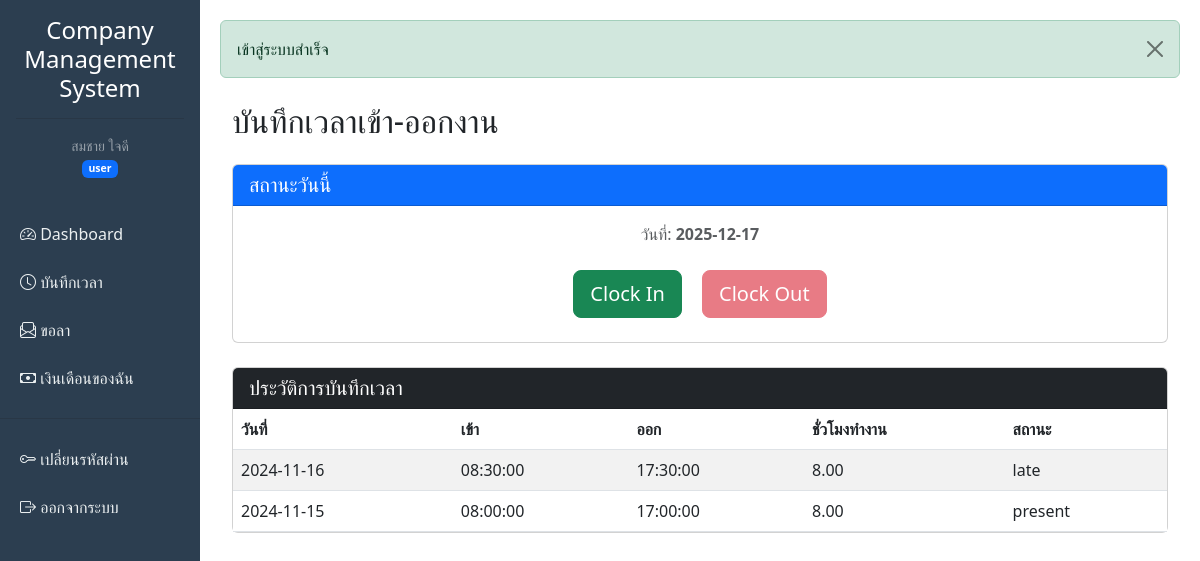
The app's page /employee/attendance.php (signed in) with its own data.
### tables this page shows
CREATE TABLE attendance (
    id INT AUTO_INCREMENT PRIMARY KEY,
    employee_id INT NOT NULL,
    date DATE NOT NULL,
    clock_in TIME NULL,
    clock_out TIME NULL,
    work_hours DECIMAL(4,2) DEFAULT 0.00,
    status ENUM('present', 'absent', 'late', 'half_day') DEFAULT 'present',
    notes TEXT,
    created_at TIMESTAMP DEFAULT CURRENT_TIMESTAMP,
    updated_at TIMESTAMP DEFAULT CURRENT_TIMESTAMP ON UPDATE CURRENT_TIMESTAMP,
    FOREIGN KEY (employee_id) REFERENCES employees(id) ON DELETE CASCADE,
    UNIQUE KEY unique_attendance (employee_id, date),
    INDEX idx_date (date),
    INDEX idx_employee_date (employee_id, date)
);

### config.php (called while the page is built, shortened)
<?php
function h($string) {
    return htmlspecialchars($string, ENT_QUOTES, 'UTF-8');
}
?>

### employee/attendance.php (the view, shortened to what this page needs)
<?php
require_once '../config.php';
$pdo = getDB();
$employeeId = $_SESSION['employee_id'];
$today = date('Y-m-d');
$stmt = $pdo->prepare("SELECT * FROM attendance WHERE employee_id = :id AND date = :date");
$stmt->execute(['id' => $employeeId, 'date' => $today]);
$todayRecord = $stmt->fetch();
$stmt = $pdo->prepare("
    SELECT *
    FROM attendance
    WHERE employee_id = :id
    ORDER BY date DESC
");
$stmt->execute(['id' => $employeeId]);
$history = $stmt->fetchAll();
include '../includes/header.php';
?>
<div class="container mt-4">
    <h2 class="mb-4">บันทึกเวลาเข้า-ออกงาน</h2>
    <div class="card mb-4">
        <div class="card-header bg-primary text-white">
            <h5 class="mb-0">สถานะวันนี้</h5>
        </div>
        <div class="card-body text-center">
            <p class="text-muted">วันที่: <strong><?= $today ?></strong></p>
            <form method="POST" action="/attendance/clockin.php" class="d-inline">
                <button type="submit"
                        class="btn btn-success btn-lg m-2"
                        <?= ($todayRecord && $todayRecord['clock_in']) ? 'disabled' : '' ?>>
                    Clock In
                </button>
            </form>
            <form method="POST" action="/attendance/clockout.php" class="d-inline">
                <button type="submit"
                        class="btn btn-danger btn-lg m-2"
                        <?= (!$todayRecord || !$todayRecord['clock_in'] || $todayRecord['clock_out']) ? 'disabled' : '' ?>>
                    Clock Out
                </button>
            </form>
        </div>
    </div>
    <div class="card">
        <div class="card-header bg-dark text-white">
            <h5 class="mb-0">ประวัติการบันทึกเวลา</h5>
        </div>
        <table class="table table-striped table-hover mb-0">
            <thead>
                <tr>
                    <th>วันที่</th>
                    <th>เข้า</th>
                    <th>ออก</th>
                    <th>ชั่วโมงทำงาน</th>
                    <th>สถานะ</th>
                </tr>
            </thead>
            <tbody>
                <?php if (!$history): ?>
                    <tr><td colspan="5" class="text-center py-3 text-muted">ไม่มีประวัติ</td></tr>
                <?php else: ?>
                    <?php foreach ($history as $row): ?>
                        <tr>
                            <td><?= h($row['date']) ?></td>
                            <td><?= h($row['clock_in'] ?: '-') ?></td>
                            <td><?= h($row['clock_out'] ?: '-') ?></td>
                            <td><?= h($row['work_hours'] ?: '-') ?></td>
                            <td><?= h($row['status']) ?></td>
                        </tr>
                    <?php endforeach; ?>
                <?php endif; ?>
            </tbody>
        </table>
    </div>
</div>
<?php include '../includes/footer.php'; ?>

### records on screen
attendance: date "2024-11-16", clock_in "08:30:00", clock_out "17:30:00", work_hours "8.00", status "late"
attendance: date "2024-11-15", clock_in "08:00:00", clock_out "17:00:00", work_hours "8.00", status "present"

### other values on screen
APP_NAME "Company Management System"
$_SESSION['full_name'] ?: $_SESSION['username'] "สมชาย ใจดี"
$_SESSION['role'] "user"
$flash['message'] "เข้าสู่ระบบสำเร็จ"
